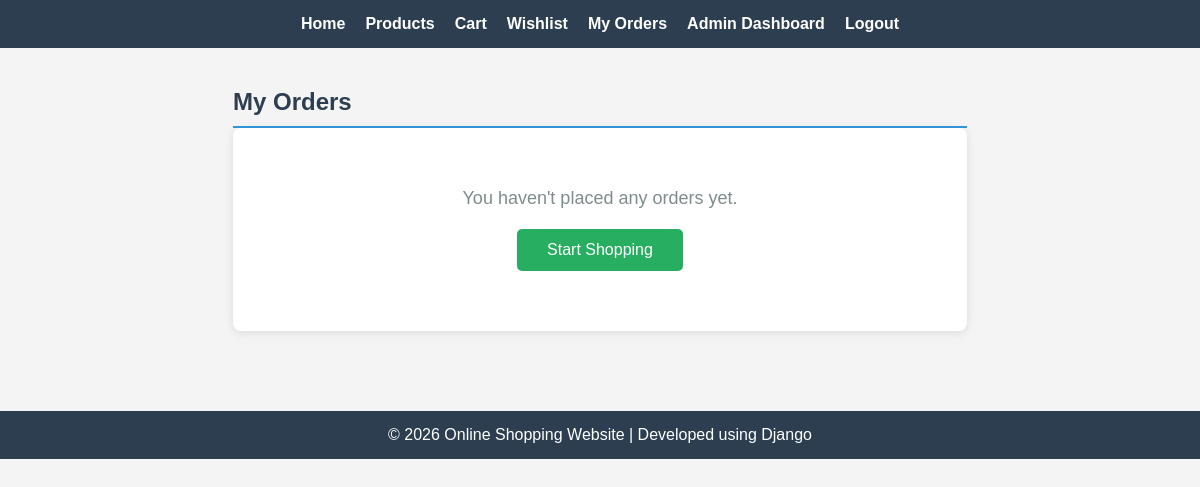
The app's page /my-orders/ (signed in), older data.
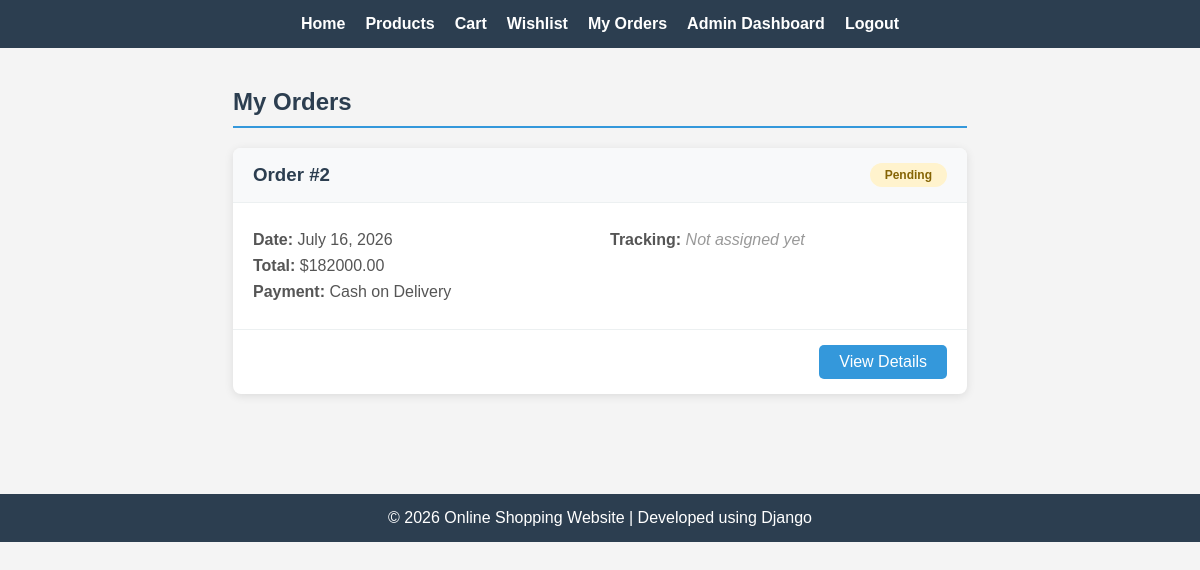
The same page, newer data.
### new_app/models.py (models this page shows, shortened)
class Order(models.Model):
    STATUS_CHOICES = [
        ('Pending', 'Pending'),
        ('Processing', 'Processing'),
        ('Shipped', 'Shipped'),
        ('Out for Delivery', 'Out for Delivery'),
        ('Delivered', 'Delivered'),
        ('Cancelled', 'Cancelled'),
    ]
    user = models.ForeignKey(CustomUser, on_delete=models.CASCADE)
    order_date = models.DateTimeField(auto_now_add=True)
    total_amount = models.DecimalField(max_digits=10, decimal_places=2)
    payment_method = models.CharField(max_length=50, default='Cash on Delivery')
    status = models.CharField(max_length=50, choices=STATUS_CHOICES, default='Pending')
    tracking_id = models.CharField(max_length=100, blank=True, null=True)
    tracking_details = models.TextField(blank=True, null=True)
    shipping_address = models.TextField()
    phone_number = models.CharField(max_length=15)

### new_app/views.py (the view)
# urls.py: path('my-orders/', views.my_orders, name='my_orders'),
@login_required
def my_orders(request):
    order = Order.objects.filter(user=request.user).order_by('-order_date')
    return render(request, 'my_orders.html', {'orders': order})

### new_app/templates/my_orders.html (shortened to what this page needs)
{% extends 'base.html' %}
{% block content %}
<div class="container">
  <h2>My Orders</h2>
  {% if orders %}
  <div class="orders-list">
    {% for order in orders %}
    <div class="order-card">
      <div class="order-header">
        <h3>Order #{{ order.id }}</h3>
        <span class="order-status status-{{ order.status|lower }}">{{ order.status }}</span>
      </div>
      <div class="order-body">
        <div class="order-info">
          <p><strong>Date:</strong> {{ order.order_date|date:"F d, Y" }}</p>
          <p><strong>Total:</strong> ${{ order.total_amount }}</p>
          <p><strong>Payment:</strong> {{ order.payment_method }}</p>
        </div>
        <div class="order-tracking">
          {% if order.tracking_id %}
          <p><strong>Tracking ID:</strong> {{ order.tracking_id }}</p>
          {% else %}
          <p><strong>Tracking:</strong> <span class="no-tracking">Not assigned yet</span></p>
          {% endif %}
        </div>
      </div>
      <div class="order-footer">
        <a href="{% url 'order_detail' order.id %}" class="btn-view">View Details</a>
      </div>
    </div>
    {% endfor %}
  </div>
  {% else %}
  <div class="empty-orders">
    <p>You haven't placed any orders yet.</p>
    <a href="{% url 'product_list' %}" class="btn-shop">Start Shopping</a>
  </div>
  {% endif %}
</div>
{% endblock %}

Row changes from the older to the newer data that the page shows:
added Order: id "2", status "Pending", order_date "July 16, 2026", total_amount "182000.00", payment_method "Cash on Delivery", shows "Tracking:"
Text that changed along with them:
text no longer shown: "You haven't placed any orders yet. Start Shopping"
